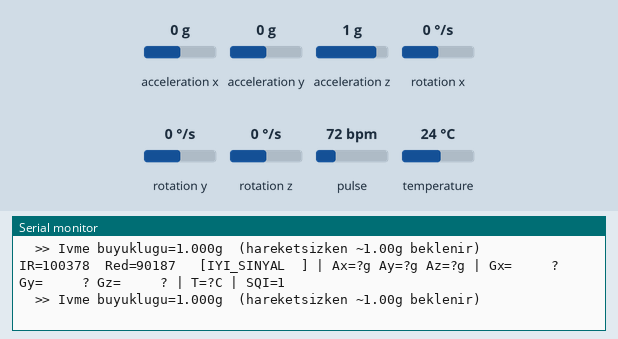
Simulated run of this sketch. Board: Arduino Uno, built with avr-gcc and run on an emulated ATmega328P. Shown: the last lines printed to the serial monitor. The inputs (shaded band) are chosen by the test bench; at power-on: temperature 24 °C, acceleration x 0 g, acceleration y 0 g, acceleration z 1 g, rotation x 0 °/s, rotation y 0 °/s, rotation z 0 °/s, pulse 72 bpm.

Above: at 5.5 s.
5.6 s: temperature set to 15.3 °C
At 6.0 s:
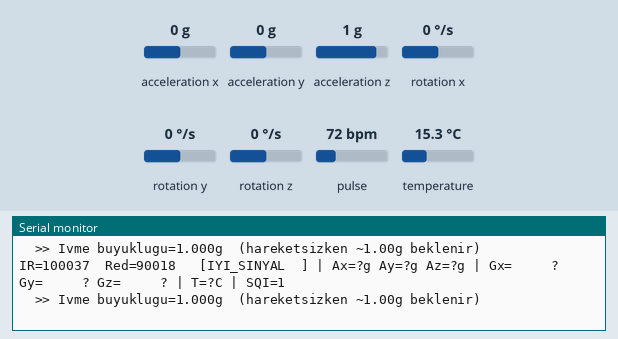
7.1 s: temperature set to 14.1 °C
At 8.92 s:
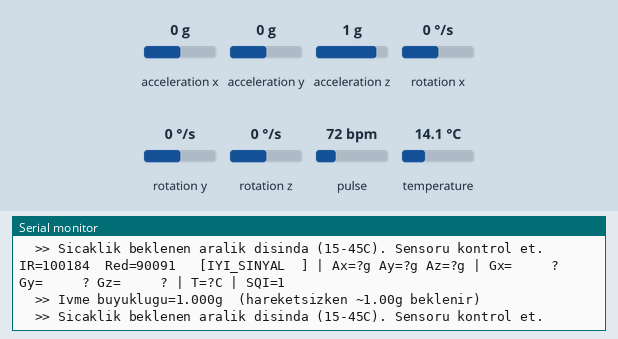
Timing chart, 0 to 10.4 s (numbered marks = the images above; inputs shaded):
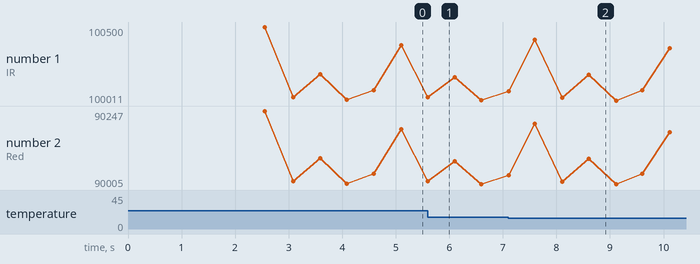

The sketch:

wrist_sensor_test.ino
```cpp
/**
 * ╔══════════════════════════════════════════════════════════════╗
 * ║           BPSync — Wrist Module Sensor Test                 ║
 * ╠══════════════════════════════════════════════════════════════╣
 * ║  Sadece sensörleri test eder. BLE yok.                      ║
 * ║  Serial Monitor'a her 500ms'de bir okuma yazar.             ║
 * ╠══════════════════════════════════════════════════════════════╣
 * ║  Board   : Seeed XIAO nRF52840                              ║
 * ║  Baud    : 115200                                           ║
 * ╠══════════════════════════════════════════════════════════════╣
 * ║  ARDUINO IDE KURULUM (ilk kez için):                        ║
 * ║                                                             ║
 * ║  1) File > Preferences > Additional Board Manager URLs:     ║
 * ║     https://files.seeedstudio.com/arduino/               ║
 * ║     package_seeeduino_boards_index.json                     ║
 * ║                                                             ║
 * ║  2) Tools > Board Manager > "Seeed nRF52" ara > Install     ║
 * ║                                                             ║
 * ║  3) Tools > Board > Seeed nRF52 Boards >                    ║
 * ║     "Seeed XIAO nRF52840" seç                               ║
 * ║                                                             ║
 * ║  4) Library Manager'dan şunları kur:                        ║
 * ║     - "SparkFun MAX3010x Pulse and Proximity Sensor"        ║
 * ║     - "I2Cdevlib-MPU6050" (Jeff Rowberg)                    ║
 * ║     - "Adafruit MCP9808 Library"                            ║
 * ║     - "Adafruit BusIO"                                      ║
 * ║                                                             ║
 * ║  5) Upload etmeden önce XIAO'yu bootloader moduna al:       ║
 * ║     Reset butonuna hızlıca 2 kez bas                        ║
 * ║     (turuncu LED yavaş yanarsa bootloader modundasın)       ║
 * ╠══════════════════════════════════════════════════════════════╣
 * ║  DONANIM BAĞLANTISI                                         ║
 * ║    Sensör VCC → XIAO 5V  (USB bağlıyken aktif)             ║
 * ║    Sensör GND → XIAO GND                                    ║
 * ║    SDA        → XIAO D4                                     ║
 * ║    SCL        → XIAO D5                                     ║
 * ║    MAX30102   @ I2C 0x57                                    ║
 * ║    MPU6050    @ I2C 0x68  (AD0=GND)                        ║
 * ║    MCP9808    @ I2C 0x18  (A0=A1=A2=GND)                   ║
 * ╚══════════════════════════════════════════════════════════════╝
 */

// Adafruit nRF52 board paketi XIAO'nun Dx pin isimlerini tanımlamıyor
// XIAO nRF52840: D2=P0.28, D3=P0.29, D4=P0.04(SDA), D5=P0.05(SCL)
#ifndef D2
  #define D0   2
  #define D1   3
  #define D2  28
  #define D3  29
  #define D4   4
  #define D5   5
#endif

#include <Wire.h>
#include <MAX30105.h>
#include <MPU6050.h>
#include <Adafruit_MCP9808.h>

// ──────────────────────────────────────────────────────────────
//  EŞIKLER
// ──────────────────────────────────────────────────────────────
#define PPG_MIN_SIGNAL   10000   // IR < bu değer → bilek sensörde değil
#define PPG_GOOD_SIGNAL  60000   // IR > bu değer → iyi bilek teması (damar üstü ~97k-100k)
#define SQI_MOTION_THR   0.25f   // g cinsinden hareket eşiği

// ──────────────────────────────────────────────────────────────
//  SENSOR NESNELERİ
// ──────────────────────────────────────────────────────────────
MAX30105         ppg;
MPU6050          imu;
Adafruit_MCP9808 tempSensor;

bool ppgOK  = false;
bool imuOK  = false;
bool tempOK = false;

// ──────────────────────────────────────────────────────────────
//  SETUP
// ──────────────────────────────────────────────────────────────
void setup() {
    Serial.begin(115200);
    delay(2000);  // USB CDC bağlantısı için bekle

    Serial.println();
    Serial.println("==============================================");
    Serial.println("  BPSync Wrist Module - Sensor Test");
    Serial.println("  Seeed XIAO nRF52840");
    Serial.println("==============================================");

    Wire.begin();  // SDA=D4, SCL=D5

    // ── MAX30102 (PPG) ────────────────────────────────────────
    Serial.print("MAX30102 test ediliyor... ");
    if (!ppg.begin(Wire, I2C_SPEED_FAST)) {
        Serial.println("FAIL!");
        Serial.println("  >> VCC=5V, SDA=D4, SCL=D5 baglantilarini kontrol et.");
        Serial.println("  >> I2C adresi: 0x57");
    } else {
        ppg.setup(0x1F, 4, 2, 100, 411, 4096);
        ppg.setPulseAmplitudeRed(0x1F);
        ppg.setPulseAmplitudeIR(0x1F);
        ppgOK = true;
        Serial.println("OK");
    }

    // ── MPU6050 (IMU) ─────────────────────────────────────────
    Serial.print("MPU6050 test ediliyor... ");
    imu.initialize();
    if (!imu.testConnection()) {
        Serial.println("FAIL!");
        Serial.println("  >> VCC=5V, SDA=D4, SCL=D5, AD0=GND baglantilarini kontrol et.");
        Serial.println("  >> I2C adresi: 0x68 (AD0=GND) veya 0x69 (AD0=3.3V)");
    } else {
        imu.setFullScaleAccelRange(MPU6050_ACCEL_FS_2);   // ±2 g
        imu.setFullScaleGyroRange(MPU6050_GYRO_FS_250);   // ±250 °/s
        imuOK = true;
        Serial.println("OK");
    }

    // ── MCP9808 (Sıcaklık) ───────────────────────────────────
    Serial.print("MCP9808 test ediliyor... ");
    if (!tempSensor.begin(0x18)) {
        Serial.println("FAIL!");
        Serial.println("  >> VCC=5V, SDA=D4, SCL=D5, A0=A1=A2=GND baglantilarini kontrol et.");
        Serial.println("  >> I2C adresi: 0x18");
    } else {
        tempSensor.setResolution(3);
        tempSensor.wake();
        tempOK = true;
        Serial.println("OK");
    }

    // ── Özet ──────────────────────────────────────────────────
    Serial.println("----------------------------------------------");
    Serial.print  ("  SONUC: MAX30102="); Serial.print(ppgOK  ? "OK" : "FAIL");
    Serial.print  ("  MPU6050=");         Serial.print(imuOK  ? "OK" : "FAIL");
    Serial.print  ("  MCP9808=");         Serial.println(tempOK ? "OK" : "FAIL");
    Serial.println("==============================================");

    // Hiçbir sensör bulunamazsa I2C tarama yap
    if (!ppgOK && !imuOK && !tempOK) {
        Serial.println();
        Serial.println("[KRITIK] Hicbir sensor bulunamadi!");
        Serial.println("I2C bus uzerindeki tum adresleri tariyorum...");
        scanI2C();
        Serial.println("Program durduruldu. Baglantilari duzeltip tekrar yukle.");
        while (true) { delay(1000); }
    }

    Serial.println();
    Serial.println("Okumalar basliyor (her 500ms)...");
    Serial.println("Sutunlar: [PPG-IR] [PPG-Red] [Sinyal] | [Ax g] [Ay g] [Az g] | [Gx] [Gy] [Gz] dps | [Sicaklik C] | [SQI]");
    Serial.println("----------------------------------------------");
}


// ──────────────────────────────────────────────────────────────
//  LOOP
// ──────────────────────────────────────────────────────────────
void loop() {
    static unsigned long lastPrint = 0;
    static unsigned long lastTemp  = 0;
    static float    latestTemp = 0.0f;
    static uint32_t ir = 0, red = 0;
    static int16_t  ax=0, ay=0, az=0, gx=0, gy=0, gz=0;

    unsigned long now = millis();

    // PPG: önce donanım FIFO'sunu oku, sonra software buffer'dan al
    if (ppgOK) {
        ppg.check();  // hardware FIFO → software buffer
        while (ppg.available()) {
            ir  = ppg.getIR();
            red = ppg.getRed();
            ppg.nextSample();
        }
    }

    // IMU: sürekli oku
    if (imuOK) {
        imu.getMotion6(&ax, &ay, &az, &gx, &gy, &gz);
    }

    // Sıcaklık: 1 Hz
    if (tempOK && (now - lastTemp >= 1000)) {
        float t = tempSensor.readTempC();
        if (!isnan(t)) latestTemp = t;
        lastTemp = now;
    }

    // Ekrana yazdır: 500 ms
    if (now - lastPrint >= 500) {
        lastPrint = now;
        printReadings(ir, red, ax, ay, az, gx, gy, gz, latestTemp);
    }
}


// ──────────────────────────────────────────────────────────────
//  printReadings
// ──────────────────────────────────────────────────────────────
void printReadings(uint32_t ir, uint32_t red,
                   int16_t ax, int16_t ay, int16_t az,
                   int16_t gx, int16_t gy, int16_t gz,
                   float tempC) {

    // PPG sinyal etiketi
    const char* ppgLabel;
    if      (!ppgOK)                ppgLabel = "SENSOR_FAIL";
    else if (ir < PPG_MIN_SIGNAL)   ppgLabel = "CILTTE_DEGIL";
    else if (ir > PPG_GOOD_SIGNAL)  ppgLabel = "IYI_SINYAL  ";
    else                            ppgLabel = "ZAYIF_SINYAL";

    // IMU: gerçek birimlere çevir
    float fAx = ax / 16384.0f;   // ±2g → 16384 LSB/g
    float fAy = ay / 16384.0f;
    float fAz = az / 16384.0f;
    float fGx = gx / 131.0f;     // ±250°/s → 131 LSB/°/s
    float fGy = gy / 131.0f;
    float fGz = gz / 131.0f;

    // SQI hesapla
    float mag      = sqrt(fAx*fAx + fAy*fAy + fAz*fAz);
    float dev      = fabs(mag - 1.0f);
    bool motionOK  = (dev < SQI_MOTION_THR);
    bool sigOK     = (ir  > PPG_MIN_SIGNAL);
    uint8_t sqi    = (motionOK && sigOK) ? 1 : 0;

    // Ana satır
    char buf[200];
    snprintf(buf, sizeof(buf),
        "IR=%-7lu Red=%-7lu [%s] | "
        "Ax=%+.2fg Ay=%+.2fg Az=%+.2fg | "
        "Gx=%+6.1f Gy=%+6.1f Gz=%+6.1f | "
        "T=%.2fC | SQI=%d",
        (unsigned long)ir, (unsigned long)red, ppgLabel,
        fAx, fAy, fAz,
        fGx, fGy, fGz,
        tempC, sqi
    );
    Serial.println(buf);

    // Yardımcı uyarılar
    if (ppgOK && ir < PPG_MIN_SIGNAL) {
        Serial.println("  >> Sensoru bilegin ic tarafina (radial arter ustune) daya.");
    }
    if (imuOK) {
        Serial.print("  >> Ivme buyuklugu=");
        Serial.print(mag, 3);
        Serial.print("g  (hareketsizken ~1.00g beklenir)");
        if (!motionOK) Serial.print("  [HAREKET ALGILANDI]");
        Serial.println();
    }
    if (tempOK && (tempC < 15.0f || tempC > 45.0f)) {
        Serial.println("  >> Sicaklik beklenen aralik disinda (15-45C). Sensoru kontrol et.");
    }
    if (!tempOK) {
        Serial.println("  >> MCP9808 bagli degil.");
    }
    Serial.println();
}


// ──────────────────────────────────────────────────────────────
//  scanI2C — hiçbir sensör bulunmazsa çalışır
// ──────────────────────────────────────────────────────────────
void scanI2C() {
    int found = 0;
    for (uint8_t addr = 1; addr < 127; addr++) {
        Wire.beginTransmission(addr);
        uint8_t err = Wire.endTransmission();
        if (err == 0) {
            Serial.print("  [BULUNDU] 0x");
            if (addr < 16) Serial.print("0");
            Serial.print(addr, HEX);
            // Bilinen adresleri etiketle
            if      (addr == 0x57) Serial.println("  <- MAX30102 (PPG)");
            else if (addr == 0x68) Serial.println("  <- MPU6050 (IMU, AD0=GND)");
            else if (addr == 0x69) Serial.println("  <- MPU6050 (IMU, AD0=3.3V) — AD0'i GND'e bag!");
            else if (addr == 0x18) Serial.println("  <- MCP9808 (Sicaklik)");
            else                   Serial.println("  <- bilinmeyen cihaz");
            found++;
        }
    }
    Serial.println("----------------------------------------------");
    Serial.print("  Toplam "); Serial.print(found); Serial.println(" cihaz bulundu.");
    Serial.println("  Beklenen: 0x57 (MAX30102), 0x68 (MPU6050), 0x18 (MCP9808)");
}
```

Measured:
- the behaviour switches between 15 and 14.9 °C on temperature (found by bisection; images 1 and 2)
- after the input at 7.1 s, the serial monitor: prints a new line after 1.0 s (image 2)
- plotted number 1: 100016 → 100103 after the input at 7.1 s
- plotted number 2: 90008 → 90051 after the input at 7.1 s
